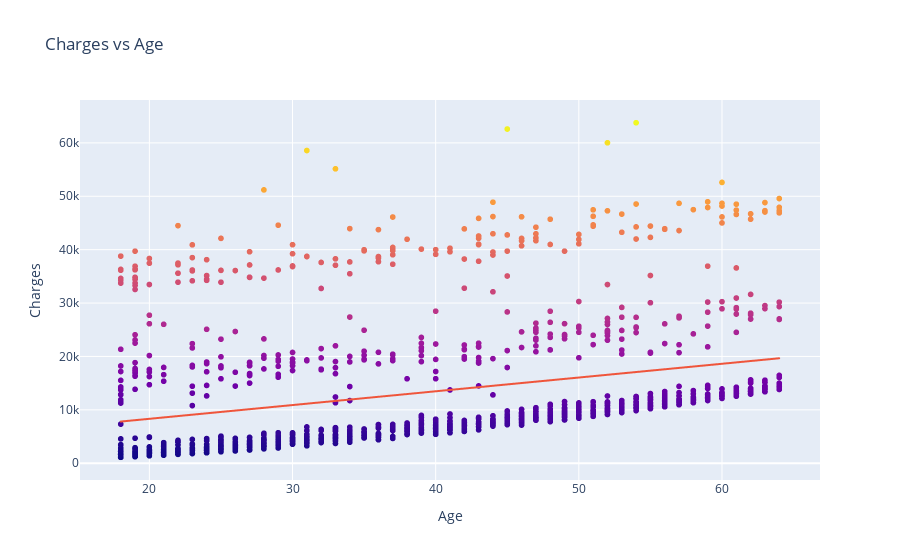

The notebook cell saved with this chart:
### Markdown cell above
### Exploratory Data Analysis 
Age vs Charges

### Code cell
fig_Age = px.scatter(insurance, x='Age', y='Charges', color='Charges',
                 title="Charges vs Age",
                 labels={'age': 'Age', 'charges': 'Charges'}, trendline='ols')

fig_Age.update_layout(coloraxis_showscale=False)
fig_Age.show()

### Figure 1 — Plotly figure (JSON) as saved in the notebook; plotly's stock layout.template omitted (floating-point values rounded to 4 significant figures; data arrays with more than 128 entries replaced by an {"elided": "..."} marker saying what was removed)
{"data": [{"hovertemplate": "Age=%{x}<br>Charges=%{marker.color}<extra></extra>", "legendgroup": "", "marker": {"color": {"elided": "1338 float values"}, "coloraxis": "coloraxis", "symbol": "circle"}, "mode": "markers", "name": "", "showlegend": false, "type": "scattergl", "x": {"elided": "1338 int values"}, "xaxis": "x", "y": {"elided": "1338 float values"}, "yaxis": "y"}, {"hovertemplate": "<b>OLS trendline</b><br>Charges = 257.723 * Age + 3165.89<br>R<sup>2</sup>=0.089406<br><br>Age=%{x}<br>Charges=%{y} <b>(trend)</b><extra></extra>", "legendgroup": "", "marker": {"symbol": "circle"}, "mode": "lines", "name": "", "showlegend": false, "type": "scattergl", "x": {"elided": "1338 int values"}, "xaxis": "x", "y": {"elided": "1338 float values"}, "yaxis": "y"}], "layout": {"coloraxis": {"colorbar": {"title": {"text": "Charges"}}, "colorscale": [[0, "#0d0887"], [0.1111, "#46039f"], [0.2222, "#7201a8"], [0.3333, "#9c179e"], [0.4444, "#bd3786"], [0.5556, "#d8576b"], [0.6667, "#ed7953"], [0.7778, "#fb9f3a"], [0.8889, "#fdca26"], [1, "#f0f921"]], "showscale": false}, "legend": {"tracegroupgap": 0}, "title": {"text": "Charges vs Age"}, "xaxis": {"anchor": "y", "domain": [0, 1], "title": {"text": "Age"}}, "yaxis": {"anchor": "x", "domain": [0, 1], "title": {"text": "Charges"}}}}
